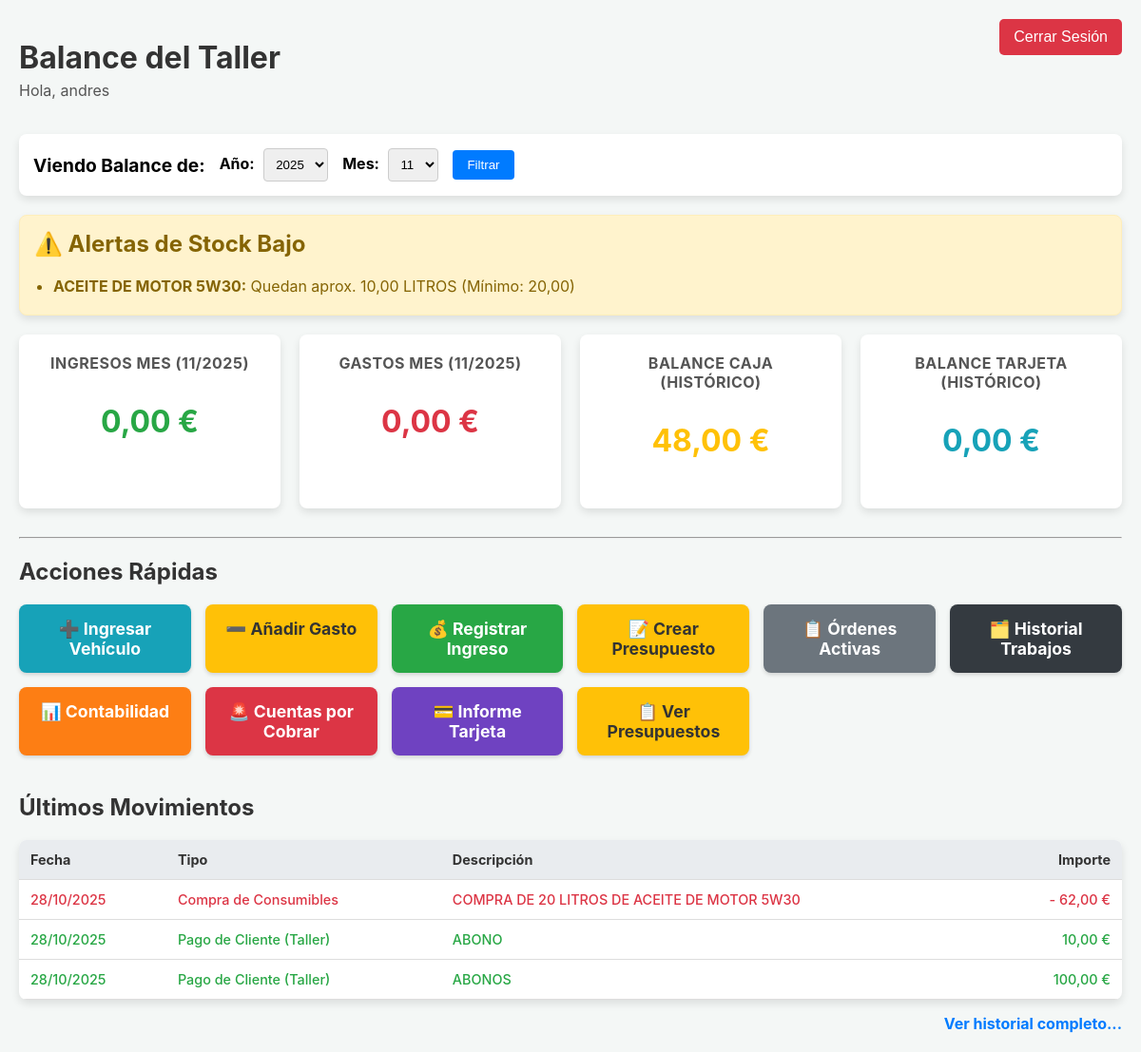
Page / (signed in) on the earlier database version.
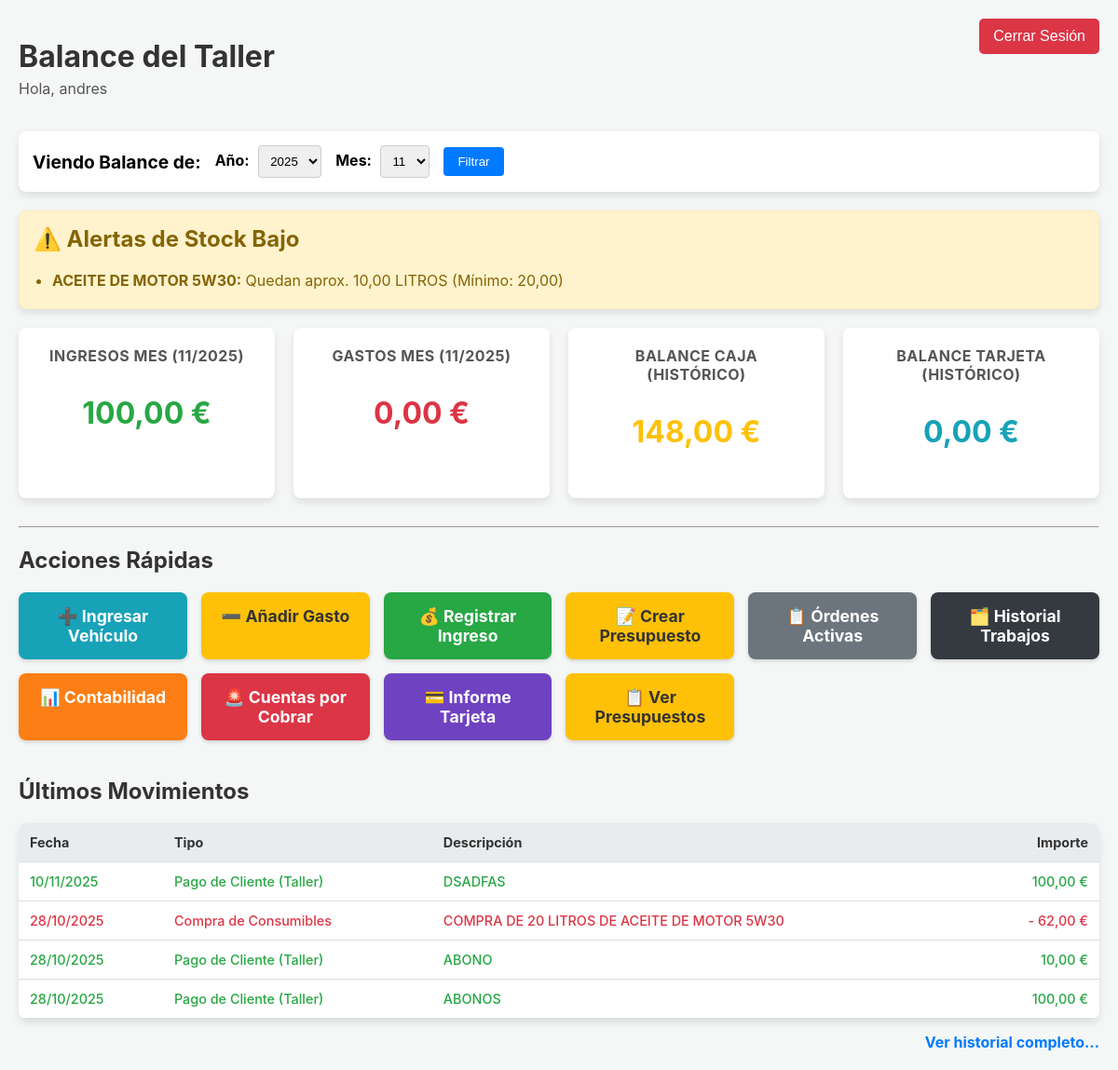
Same page on the later database version.
### taller/models.py (models this page shows, shortened)
class TipoConsumible(models.Model):
    nombre = models.CharField(max_length=100)
    unidad_medida = models.CharField(max_length=20)
    nivel_minimo_stock = models.DecimalField(
        max_digits=10, decimal_places=2, null=True, blank=True,
        help_text="Nivel mínimo para alerta (ej: 5.00). Dejar vacío si no se requiere alerta."
    )

class Gasto(models.Model):
    CATEGORIA_CHOICES = [
        ('Repuestos', 'Repuestos'),
        ('Sueldos', 'Sueldos'),
        ('Herramientas', 'Herramientas'),
        ('Suministros', 'Suministros'),
        ('Gasolina/Diesel', 'Gasolina/Diesel'),
        ('Otros', 'Otros'),
        ('Compra de Consumibles', 'Compra de Consumibles'),
    ]
    fecha = models.DateField(default=timezone.now)
    categoria = models.CharField(max_length=30, choices=CATEGORIA_CHOICES)
    importe = models.DecimalField(max_digits=10, decimal_places=2, null=True, blank=True)
    descripcion = models.CharField(max_length=255, null=True, blank=True)
    vehiculo = models.ForeignKey(Vehiculo, on_delete=models.SET_NULL, null=True, blank=True)
    empleado = models.ForeignKey(Empleado, on_delete=models.SET_NULL, null=True, blank=True)
    pagado_con_tarjeta = models.BooleanField(default=False)

class Ingreso(models.Model):
    CATEGORIA_CHOICES = [
        ('Taller', 'Pago de Cliente (Taller)'),
        ('Grua', 'Servicio de Grúa'),
        ('Otras Ganancias', 'Otras Ganancias'),
        ('Otros', 'Otros Ingresos'),
    ]
    fecha = models.DateField(default=timezone.now)
    categoria = models.CharField(max_length=30, choices=CATEGORIA_CHOICES)
    importe = models.DecimalField(max_digits=10, decimal_places=2)
    descripcion = models.CharField(max_length=255)
    orden = models.ForeignKey(OrdenDeReparacion, on_delete=models.SET_NULL, null=True, blank=True)
    es_tpv = models.BooleanField(default=False)

### taller/views.py (the view)
# urls.py: path('', views.home, name='home'),
@login_required
def home(request):
    hoy = timezone.now()
    ano_seleccionado_str = request.GET.get('ano')
    mes_seleccionado_str = request.GET.get('mes')
    if ano_seleccionado_str:
        try:
            ano_actual = int(ano_seleccionado_str)
        except (ValueError, TypeError):
            ano_actual = hoy.year
    else:
        ano_actual = hoy.year
    if mes_seleccionado_str:
        try:
            mes_actual = int(mes_seleccionado_str)
            if not 1 <= mes_actual <= 12:
                mes_actual = hoy.month
        except (ValueError, TypeError):
            mes_actual = hoy.month
    else:
        mes_actual = hoy.month
    ingresos_mes = Ingreso.objects.filter(fecha__month=mes_actual, fecha__year=ano_actual)
    gastos_mes = Gasto.objects.filter(fecha__month=mes_actual, fecha__year=ano_actual)
    total_ingresos = ingresos_mes.aggregate(total=Sum('importe'))['total'] or Decimal('0.00')
    total_gastos = gastos_mes.aggregate(total=Sum('importe'))['total'] or Decimal('0.00')
    total_ingresos_efectivo_hist = Ingreso.objects.filter(es_tpv=False).aggregate(total=Sum('importe'))['total'] or Decimal('0.00')
    total_gastos_efectivo_hist = Gasto.objects.filter(pagado_con_tarjeta=False).aggregate(total=Sum('importe'))['total'] or Decimal('0.00')
    balance_caja = total_ingresos_efectivo_hist - total_gastos_efectivo_hist
    total_ingresos_tpv_hist = Ingreso.objects.filter(es_tpv=True).aggregate(total=Sum('importe'))['total'] or Decimal('0.00')
    total_gastos_tarjeta_hist = Gasto.objects.filter(pagado_con_tarjeta=True).aggregate(total=Sum('importe'))['total'] or Decimal('0.00')
    balance_tarjeta = total_ingresos_tpv_hist - total_gastos_tarjeta_hist
    ultimos_gastos = Gasto.objects.order_by('-id')[:5]
    ultimos_ingresos = Ingreso.objects.order_by('-id')[:5]
    movimientos_combinados = sorted(
        list(ultimos_gastos) + list(ultimos_ingresos),
        key=lambda mov: mov.fecha if hasattr(mov, 'fecha') else timezone.now().date(),
        reverse=True
    )
    movimientos_recientes = movimientos_combinados[:5]
    tipos_consumible = TipoConsumible.objects.all()
    alertas_stock = []
    for tipo in tipos_consumible:
        total_comprado = CompraConsumible.objects.filter(tipo=tipo).aggregate(total=Sum('cantidad'))['total'] or Decimal('0.00')
        total_usado_ordenes = UsoConsumible.objects.filter(tipo=tipo).aggregate(total=Sum('cantidad_usada'))['total'] or Decimal('0.00')
        total_ajustado = AjusteStockConsumible.objects.filter(tipo=tipo).aggregate(total=Sum('cantidad_ajustada'))['total'] or Decimal('0.00')
        stock_actual = total_comprado - total_usado_ordenes + total_ajustado
        if tipo.nivel_minimo_stock is not None and stock_actual <= tipo.nivel_minimo_stock:
            alertas_stock.append({
                'nombre': tipo.nombre, 'stock_actual': stock_actual,
                'unidad': tipo.unidad_medida, 'minimo': tipo.nivel_minimo_stock
            })
    is_read_only_user = request.user.groups.filter(name='Solo Ver').exists()
    anos_y_meses_data = get_anos_y_meses_con_datos()
    anos_disponibles = sorted(anos_y_meses_data.keys(), reverse=True)
    context = {
        'total_ingresos': total_ingresos,       # Mensual
        'total_gastos': total_gastos,         # Mensual
        'balance_caja': balance_caja,           # ¡Histórico!
        'balance_tarjeta': balance_tarjeta,     # ¡Histórico!
        'movimientos_recientes': movimientos_recientes,
        'alertas_stock': alertas_stock,
        'is_read_only_user': is_read_only_user,
        'anos_disponibles': anos_disponibles,
        'ano_seleccionado': ano_actual,
        'mes_seleccionado': mes_actual,
        'meses_del_ano': range(1, 13)
    }
    return render(request, 'taller/home.html', context)

### taller/templatetags/taller_extras.py (called while the page is built)
@register.filter(name='get_class_name')
def get_class_name(value):
    return value.__class__.__name__

@register.filter(name='is_gasto')
def is_gasto(class_name):
    return class_name == 'Gasto'

### taller/templates/taller/home.html (shortened to what the changed rows need)
<!DOCTYPE html>
{% load static %}
{% load taller_extras %}
<html lang="es">
<head>
    <link rel="stylesheet" href="{% static 'taller/css/main.css' %}">
    <link rel="stylesheet" href="{% static 'taller/css/responsive.css' %}">
</head>
<body>
    <div class="header">
        {% if user.is_authenticated %}
            <div>
                <h1>Balance del Taller</h1>
            </div>
        {% else %}
            <h1>Balance del Taller</h1>
            <a href="{% url 'login' %}" class="btn btn-new" style="background-color: #007bff;">Iniciar Sesión</a>
        {% endif %}
    </div>
    {% if alertas_stock %}
        <div class="alertas-stock">
            <h2 style="margin-top: 0; color: #856404;">⚠️ Alertas de Stock Bajo</h2>
            <ul style="margin: 0; padding-left: 20px;">
                {% for alerta in alertas_stock %}
                    <li style="margin-bottom: 5px;">
                        <strong>{{ alerta.nombre }}:</strong> Quedan aprox. {{ alerta.stock_actual|floatformat:2 }} {{ alerta.unidad }} (Mínimo: {{ alerta.minimo|floatformat:2 }})
                    </li>
                {% endfor %}
            </ul>
        </div>
    {% endif %}
    <div class="dashboard">
        <div class="card">
            <h2>Ingresos Mes ({{ mes_seleccionado }}/{{ ano_seleccionado }})</h2> <p class="amount ingresos">{{ total_ingresos|floatformat:2 }} €</p>
        </div>
        <div class="card">
            <h2>Gastos Mes ({{ mes_seleccionado }}/{{ ano_seleccionado }})</h2> <p class="amount gastos">{{ total_gastos|floatformat:2 }} €</p>
        </div>
        <div class="card">
            <h2>Balance Caja (Histórico)</h2> <p class="amount balance-caja {% if balance_caja < 0 %}negativo{% endif %}">{{ balance_caja|floatformat:2 }} €</p>
        </div>
        <div class="card">
            <h2>Balance Tarjeta (Histórico)</h2> <p class="amount balance-tarjeta {% if balance_caja < 0 %}negativo{% endif %}">{{ balance_tarjeta|floatformat:2 }} €</p>
        </div>
    </div>
    <h2>Acciones Rápidas</h2>
    <div style="margin-top: 40px;">
        <h2>Últimos Movimientos</h2>
        <table class="history-table">
            <thead>
                <tr>
                    <th>Fecha</th>
                    <th>Tipo</th>
                    <th>Descripción</th>
                    <th style="text-align: right;">Importe</th>
                </tr>
            </thead>
            <tbody>
                {% for movimiento in movimientos_recientes %}
                    {% with es_gasto=movimiento|get_class_name|is_gasto %}
                    <tr class="{% if es_gasto %}gasto-row{% else %}ingreso-row{% endif %}">
                        <td>{{ movimiento.fecha|date:"d/m/Y" }}</td>
                        <td>{{ movimiento.get_categoria_display }}</td>
                        <td>
                            {{ movimiento.descripcion }}
                        </td>
                        <td style="text-align: right;">
                            {% if es_gasto %}-{% endif %}
                            {{ movimiento.importe|floatformat:2 }} €
                        </td>
                    </tr>
                    {% endwith %}
                {% empty %}
                    <tr>
                        <td colspan="4" style="text-align: center; padding: 20px;">No hay movimientos recientes.</td>
                    </tr>
                {% endfor %}
            </tbody>
        </table>
    </div>
</body>
</html>

Differences in the rows shown:
added Ingreso: fecha "10/11/2025", categoria "Pago de Cliente (Taller)", descripcion "DSADFAS", importe "100,00"
Other differences:
{{ total_ingresos|floatformat:2 }}: "0,00" → "100,00"
{{ balance_caja|floatformat:2 }}: "48,00" → "148,00"
